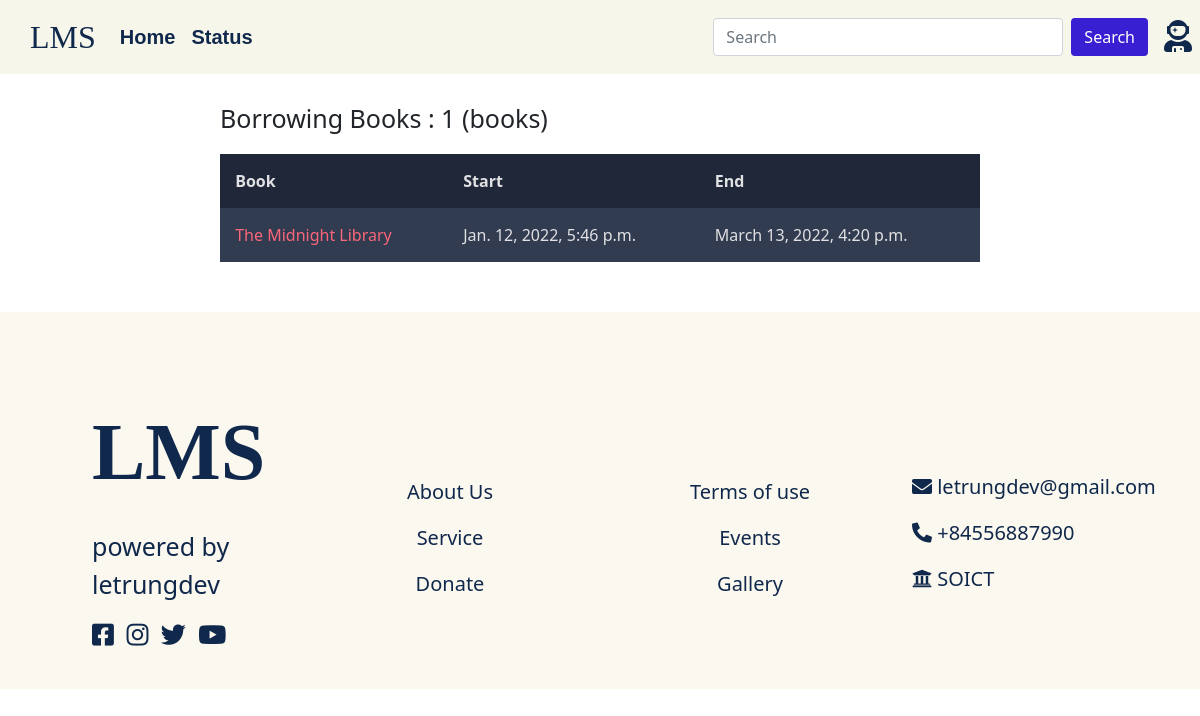
The app's page /ustatus/heejin with its own data.
### lms/models.py (models this page shows)
class Borrow(models.Model):
    user = models.CharField(max_length=100)
    book = models.CharField(max_length=100)
    start_date = models.DateTimeField(auto_now_add = True, null=True)
    end_date = models.DateTimeField(default=datetime.now()+timedelta(days=60))
    is_returned = models.CharField(max_length=100, default='No')

### lms/views.py (the view)
# urls.py: path('ustatus/<username>', views.ustatus, name='ustatus'),
def ustatus(request, username):
    borrows = Borrow.objects.filter(user=username)
    count = borrows.count()
    histories = History.objects.filter(user=username)
    return render(request, 'user/status.html', {'borrows':borrows, 'histories':histories, 'count':count})

### lms/templates/user/status.html (shortened to what this page needs)
{% extends 'user/base.html' %}
{% load static %}
{% block content %}
<div class="container-fluid">
    <div class="row" style="margin-top:100px">
        <div class="col-sm-2"></div>
        <div class="col-sm-8" style="margin-bottom:50px">
            <div class="table-responsive">
                <p style="font-size:25px">Borrowing Books : {{ count }} (books)</p>
        <table class="container" style="color:#e1e1e3">
	<thead>
		<tr>
			<th>Book</th>
			<th>Start</th>
		    <th>End</th>
		</tr>
	</thead>
	<tbody>
		{% for borrow in borrows %}
                <tr>
                    <td>{{ borrow.book }}</td>
                    <td>{{ borrow.start_date }}</td>
                    <td>{{ borrow.end_date }}</td>
                </tr>
                {% endfor %}
	</tbody>
        </table>
        </div>
        </div>
    </div>
</div>
{% endblock %}

### lms/templates/user/base.html (style rules this page uses)
p { font-size:18px; }
.container td, th { padding-bottom: 2%; padding-top: 2%; padding-left:2%; }
.container tr:nth-child(odd) { background-color: #323C50; }
.container th { background-color: #1F2739; }
.container td:first-child { color: #FB667A; }

### records on screen
Borrow: book "The Midnight Library", start_date "Jan. 12, 2022, 5:46 p.m.", end_date "March 13, 2022, 4:20 p.m."

### other values on screen
{{ count }} "1"
